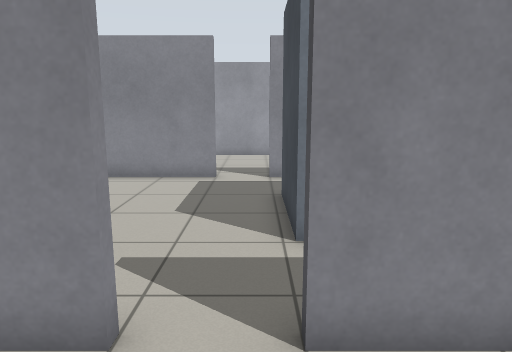
view 1 (above)

16 first-person views from a walk through a robot-simulator world made for Gazebo. The camera is 1.2 m above the floor, tilts 10° down and sees 70° across. The floor is counted in squares, 0.5 m on a side. Each view is taken from the middle of a square. On the plan, view 1 faces up. The plan holds only what a view shows up to about 20 squares ahead; the rest is blank.

view 2
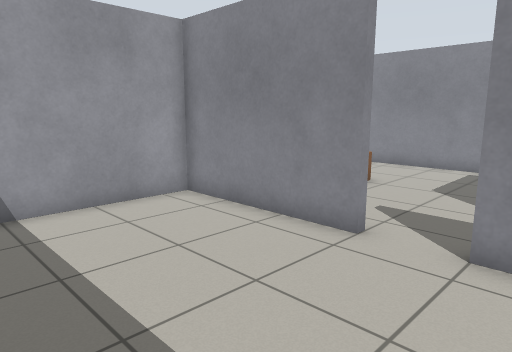

view 3
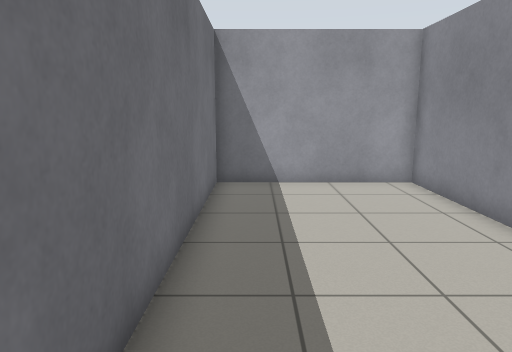

view 4
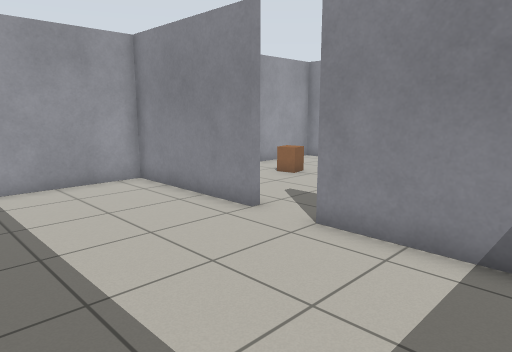

view 5
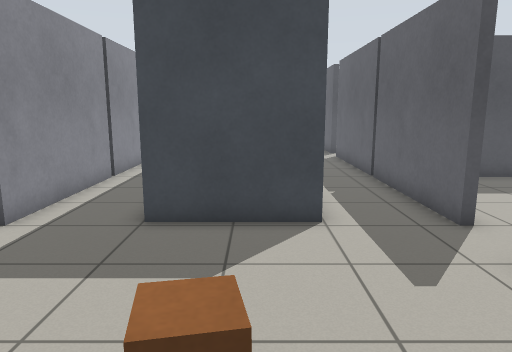

view 6
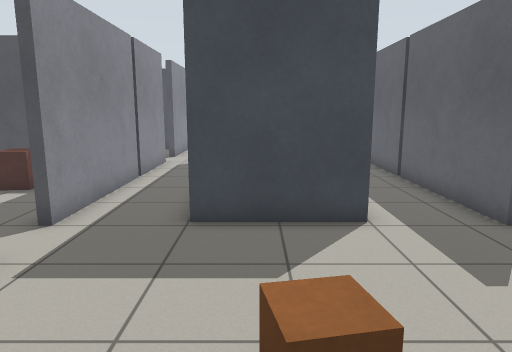

view 7
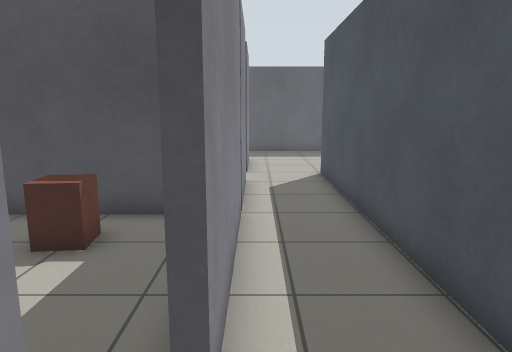

view 8
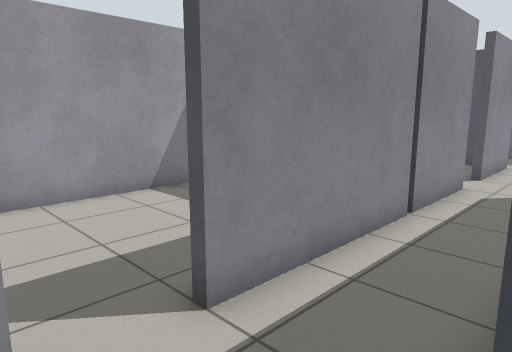

view 9
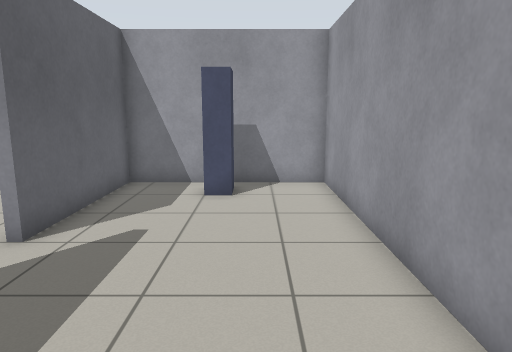

view 10
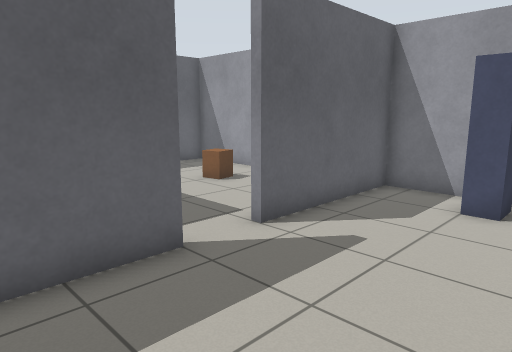

view 11
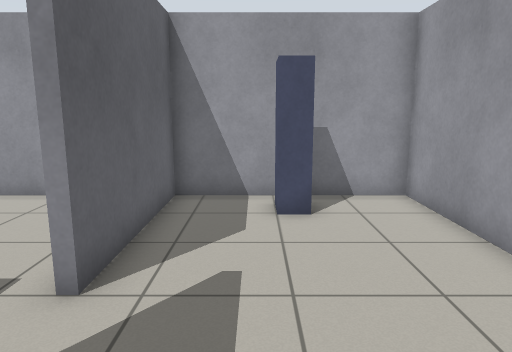

view 12
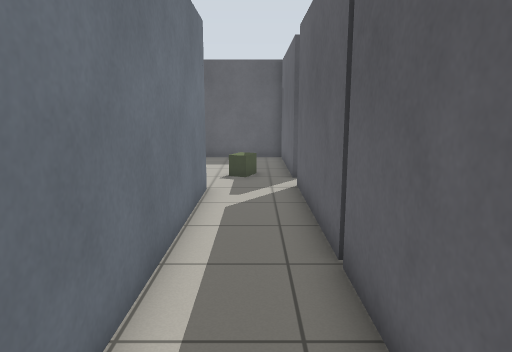

view 13
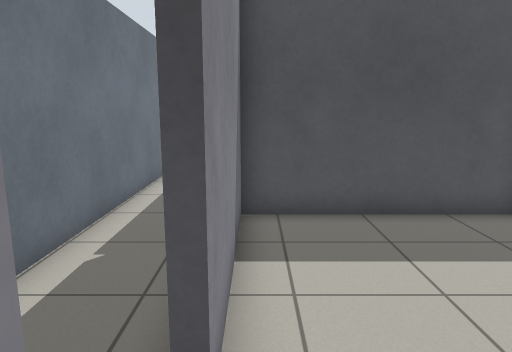

view 14
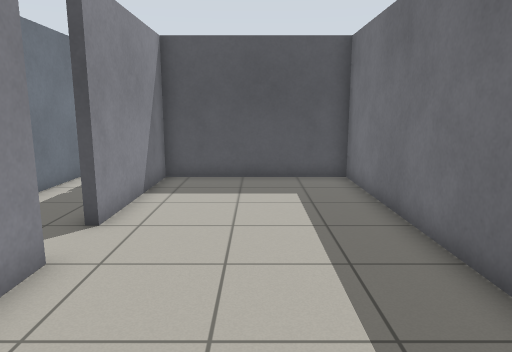

view 15
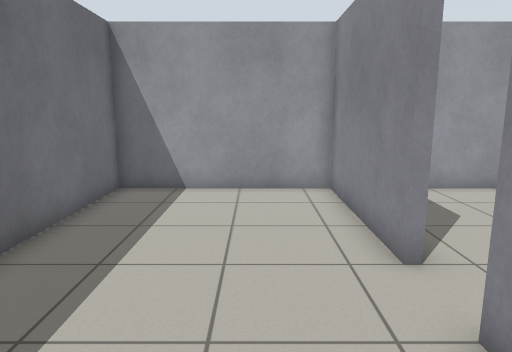

view 16
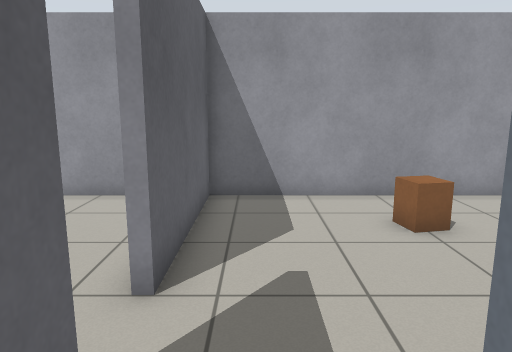

### Floor plan
Ten units are one square. View 1 is at (0, 0); x grows to the right and y downward. Boxes are objects, and circles mark ways between rooms. Rooms are numbered by the first view taken in them; rooms with no view inside come last. Other rooms are left out.
<svg viewBox="-78 -209 218 247">
<path fill="none" stroke="#000" d="M-15 -36 -15 -34 -73 -34 -73 33 63 33 63 -34 5 -34 5 -36M12 -104 122 -104M7 -65 7 -105M-15 -137 -15 -133 -73 -133 -73 -36 -15 -36M5 -36 64 -36M64 -133 5 -133M66 -36 129 -36M106 -133 66 -133M122 -65 29 -65M135 -133 125 -133M5 -133 5 -137 32 -137M51 -204 -73 -204 -73 -137 -15 -137M63 -151 63 -189"/>
<rect x="-55" y="-95" width="20" height="20" fill="#bbb"><title>brown box</title></rect>
<rect x="-65" y="-175" width="10" height="10" fill="#bbb"><title>blue post</title></rect>
<rect x="35" y="-175" width="20" height="20" fill="#bbb"><title>red box</title></rect>
<circle cx="-5" cy="-40" r="3" fill="#2a7"/>
<circle cx="-5" cy="-140" r="3" fill="#2a7"/>
<text x="-10" y="0">1</text>
<text x="0" y="-90">2</text>
<text x="-10" y="-170">3</text>
</svg>
Room 1 opens to room 2. Room 2 opens to room 3.

Where each view was taken, in squares from view 1:
view 1: 0 up, 0 right, facing up
view 2: 3 down, 2 right, facing up-left
view 3: 2 down, 5 right, facing left
view 4: 3 down, 5 right, facing up-left
view 5: 8 up, 7 left, facing right
view 6: 9 up, 7 left, facing right
view 7: 13 up, 2 left, facing right
view 8: 10 up, 2 left, facing up-right
view 9: 18 up, 5 right, facing left
view 10: 19 up, 4 right, facing down-left
view 11: 16 up, 3 right, facing left
view 12: 5 up, 1 right, facing right
view 13: 3 up, 2 left, facing right
view 14: 0 up, 7 left, facing right
view 15: 1 up, 4 right, facing left
view 16: 5 up, 3 right, facing left
